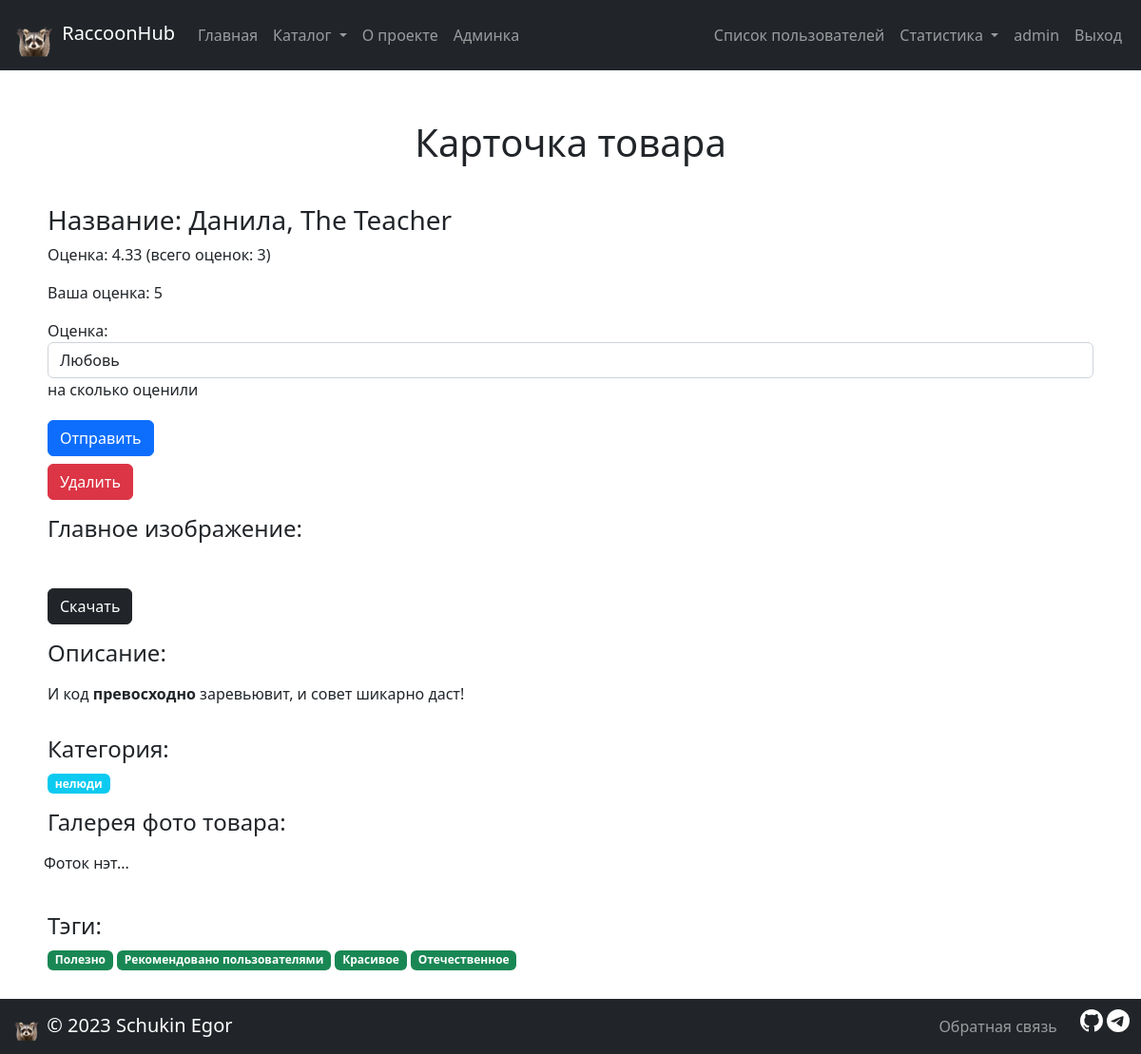
The page /catalog/5/ (signed in) on the database as committed earlier.
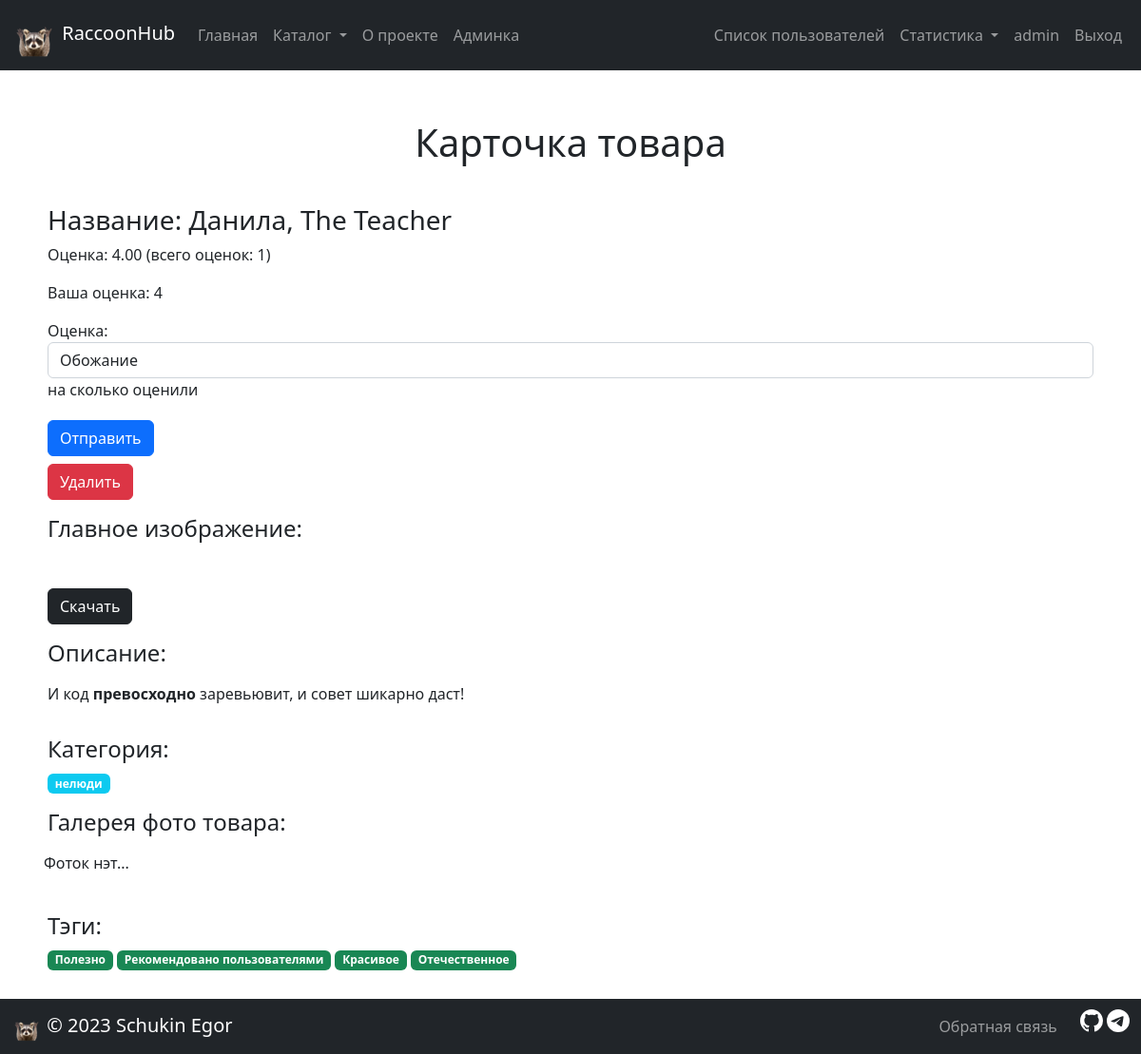
The same page on the database as committed later.
### catalog/models.py (models this page shows)
class Item(core.models.PublishedWithNameBaseModel):
    objects = catalog.managers.ItemManager()
    created_at = django.db.models.DateTimeField(
        auto_now_add=True,
        verbose_name='дата добавления товара',
    )
    updated_at = django.db.models.DateTimeField(
        auto_now=True,
        verbose_name='дата изменения товара',
    )
    is_on_main = django.db.models.BooleanField(
        verbose_name='публикация на главной странице',
        help_text='Публиковать товар на главной странице?',
        default=False,
    )
    category = django.db.models.ForeignKey(
        Category,
        verbose_name='категория',
        on_delete=django.db.models.CASCADE,
    )
    tags = django.db.models.ManyToManyField(
        Tag,
        verbose_name='тег',
    )
    text = ckeditor.fields.RichTextField(
        'описание',
        help_text='Описание(>2 символов, содержит "превосходно, роскошно")',
        validators=[
            catalog.validators.ValidateMustContain('превосходно', 'роскошно'),
        ],
        config_name='item_text_editor',
    )
    class Meta:
        ordering = ('name',)
        default_related_name = 'items'
        verbose_name = 'товар'
        verbose_name_plural = 'товары'

class Category(core.models.UniqueNameSlugBaseModel):
    weight = django.db.models.PositiveSmallIntegerField(
        'вес',
        help_text='Введите вес(число 0-100)',
        default=100,
        validators=[django.core.validators.MaxValueValidator(32767)],
    )
    class Meta:
        verbose_name = 'категория'
        verbose_name_plural = 'категории'

class Tag(core.models.UniqueNameSlugBaseModel):
    objects = catalog.managers.TagManager()
    class Meta:
        default_related_name = 'tags'
        verbose_name = 'тег'
        verbose_name_plural = 'теги'

### rating/models.py (models this page shows)
class Rating(models.Model):
    objects = RatingManager()
    RATING_CHOICES = [
        (1, _('Ненависть')),
        (2, _('Неприязнь')),
        (3, _('Нейтрально')),
        (4, _('Обожание')),
        (5, _('Любовь')),
    ]
    rating = models.PositiveSmallIntegerField(
        verbose_name='оценка',
        help_text='на сколько оценили',
        choices=RATING_CHOICES,
        blank=False,
        null=True,
    )
    created_at = models.DateTimeField(
        verbose_name='дата оценки',
        help_text='когда оценили',
        auto_now_add=True,
    )
    item = models.ForeignKey(
        Item,
        verbose_name='товар',
        help_text='какой товар оценили?',
        on_delete=models.CASCADE,
        related_name='rating',
    )
    user = models.ForeignKey(
        User,
        verbose_name='пользователь',
        help_text='кто оценил?',
        on_delete=models.CASCADE,
        related_name='rating',
    )
    class Meta:
        constraints = [
            models.UniqueConstraint(
                name='unique_rating', fields=['item', 'user']
            )
        ]
        verbose_name = 'оценка'
        verbose_name_plural = 'оценки'
        default_related_name = 'rating'

### catalog/views.py (the view)
# urls.py: path('<int:pk>/', views.ItemDetailView.as_view(), name='item_detail'),
class ItemDetailView(DetailView):
    rating_form_class = rating.forms.RatingForm
    template_name = 'catalog/item_detail.html'
    queryset = catalog.models.Item.objects.published().prefetch_related(
        django.db.models.Prefetch(
            rating.models.Rating.rating.field.name,
            queryset=rating.models.Rating.objects.all(),
        )
    )
    model = catalog.models.Item
    http_method_names = ['get', 'post', 'head']
    def get_context_data(self, **kwargs):
        context = super().get_context_data(**kwargs)
        ratings = context['item'].rating.all()
        if len(ratings) == 0:
            rating_average = 0
        else:
            rating_average = sum(map(lambda x: x.rating or 0, ratings)) / len(
                ratings
            )
        context['rating_avg'] = rating_average
        context['rating_form'] = self.rating_form_class()
        ratings_map_users = list(map(lambda x: x.user_id, ratings))
        context['user_rating'] = RATING_DOESNT_EXIST_VALUE
        user_rating = RATING_DOESNT_EXIST_VALUE
        if self.request.user.is_authenticated:
            if self.request.user.pk in ratings_map_users:
                rating_idx = ratings_map_users.index(self.request.user.pk)
                user_rating = ratings[rating_idx]
                if user_rating.rating is None:
                    user_rating = RATING_DOESNT_EXIST_VALUE
                context['user_rating'] = user_rating
                context['rating_form'] = self.rating_form_class(
                    instance=user_rating
                )
        return context
    def post(self, request, *args, **kwargs):
        rating_form = self.rating_form_class(request.POST or None)
        self.object = self.get_object()
        context = self.get_context_data(**kwargs)
        user_rating = context['user_rating']
        if rating_form.is_valid() and request.user.is_authenticated:
            if user_rating != RATING_DOESNT_EXIST_VALUE:
                user_rating.rating = rating_form.cleaned_data['rating']
                user_rating.save()
                messages.success(request, 'Оценка изменена')
            else:
                rating.models.Rating.objects.create(
                    rating=rating_form.cleaned_data['rating'],
                    item=self.object,
                    user=request.user,
                )
                messages.success(request, 'Оценка поставлена')
        if (
            'delete' in request.POST
            and request.user.is_authenticated
            and user_rating != RATING_DOESNT_EXIST_VALUE
        ):
            user_rating.delete()
            messages.success(request, 'Оценка удалена')
        return django.shortcuts.redirect(
            'catalog:item_detail', pk=kwargs.get('pk')
        )

### rating/forms.py
class RatingForm(BootstrapForm):
    class Meta:
        model = Rating
        fields = (Rating.rating.field.name,)

### core/models.py (called while the page is built)
    def get_image_300x300(self):
        return sorl.thumbnail.get_thumbnail(
            self.image, '300x300', crop='center', quality=65
        )

    def image_tmb(self):
        if self.image:
            return django.utils.html.mark_safe(
                f'<img src="{self.get_image_300x300().url}">'
            )
        self.image_tmb.short_description = 'превью'
        return '(Фото товара)'

### users/context_processors.py (called while the page is built)
def birthday_persons(request):
    active_users_with_birthday = (
        users.models.ProxyUser.objects.active().filter(
            profile__birthday__isnull=False
        )
    )
    have_birthday_today = []
    if active_users_with_birthday:
        have_birthday_today = active_users_with_birthday.filter(
            profile__birthday__day=timezone.now().date().day,
            profile__birthday__month=timezone.now().date().month,
            profile__birthday__year__lte=timezone.now().date().year,
        ).values(
            users.models.ProxyUser.id.field.name,
            users.models.ProxyUser.username.field.name,
            users.models.ProxyUser.email.field.name,
        )
    return {'birthday_persons': have_birthday_today}

### templates/catalog/item_detail.html (shortened to what this page needs)
{% extends 'base.html' %}
{% load static %}
{% load i18n %}
{% block content %}
  <div class="container">
    <div class="d-flex justify-content-center">
      <div class="text-wrap p-3" id="item_header">
        <h1>{% translate 'Карточка товара' %}</h1>
      </div>
    </div>
    <div class="align-self-center p-2">
      <h3>{% translate 'Название' %}: {{ item.name }}</h3>
      <div>
        <p>Оценка: {{ rating_avg|floatformat:2 }} (всего оценок: {{ item.rating.all|length }})</p>
        {% if request.user.is_authenticated %}
          {% if user_rating != 0 %}
            <p>Ваша оценка: {{ user_rating.rating }}</p>
            {% else %}
            <p>Вы не поставили оценку</p>
          {% endif %}
          <div class="mt-2">
            <form method="POST">
              {% include "includes/form.html" with form=rating_form %}
              <button class="btn btn-primary mt-1" type="submit">Отправить</button>
            </form>
            <form class="mt-2" method="POST">
              <button class="btn btn-danger" type="submit" name="delete" value="yes">Удалить</button>
            </form>
          </div>
        {% endif %}
      </div>
    </div>
    {% if item.main_image.image.url %}
      <div class="align-self-center p-2">
        <h4>{% translate 'Главное изображение' %}:</h4>
      </div>
      <div class="align-self-center p-2">
        <a class="btn btn-dark" download="proposed_file_name" href="{{ item.main_image.image.url }}" role="button">{% translate 'Скачать' %}</a>
      </div>
    {% endif %}
    <div class="align-self-center p-2">
      <h4>{% translate 'Описание' %}:</h4>
      <p class="text-break">{{ item.text|safe }}</p>
    </div>
    <div class="align-self-center p-2">
      <h4>{% translate 'Категория' %}: </h4>
      <span class="badge badge-pill bg-info">{{ item.category.name }}</span>
    </div>
    <div class="align-self-center p-2">
      <h4>{% translate 'Галерея фото товара' %}:</h4>
      <div class="row row-cols-3">
        {% for img_obj in item.description_images.all %}
          <div class="col-sm-6 mb-3">
            <div class="card border-0 text-center">
              {{ img_obj.image_tmb }}
              <div class="card-body">
                <a class="btn btn-dark" download="proposed_file_name" href="{{ img_obj.image.url }}" role="button">{% translate 'Скачать картинку выше' %}</a>
              </div>
            </div>
          </div>
        {% empty %}
          <div class="align-self-center p-2">
            <p>{% translate 'Фоток нэт' %}...</p>
          </div>
        {% endfor %}
      </div>
    </div>
    <div class="align-self-center p-2 md-auto">
      <h4>{% translate 'Тэги' %}:</h4>
      {% for tag in item.tags.all %}
        <span class="badge badge-pill bg-success">{{ tag.name }}</span>
      {% endfor %}
    </div>
  </div>
{% endblock %}

### templates/base.html (shortened to what this page needs)
{% load static %}
{% load i18n %}
<!DOCTYPE html>
<html lang="ru">
  <head>
  </head>
  <body>
    <link href="{% static 'css/bootstrap.min.css' %}" rel="stylesheet">
    <link href="{% static 'css/own_style.css' %}" rel="stylesheet">
    {% include "includes/header.html" %}
    <main style="margin-top: 4.6rem">
      {% block content %}{% endblock %}
    </main>
    {% include "includes/footer.html" %}
  </body>

### templates/includes/header.html (shortened to what this page needs)
{% load static %}
{% load i18n %}
<header>
  <nav class="navbar navbar-expand-lg navbar-dark fixed-top bg-dark">
    <div class="container-fluid">
      {% with request.resolver_match.view_name as view_name %}
        <a class="navbar-brand {% if view_name == 'homepage:index' %}disabled{% endif %}" href="/">
      {% endwith %}
          <img src="{% static 'favicon/favicon.ico' %}"  class="d-inline-block" alt="Логотип">
          RaccoonHub
        </a>
      <div class="collapse navbar-collapse" id="navbarNavAltMarkup">
        {% with request.resolver_match.view_name as view_name %}
          <ul class="navbar-nav">
            <li class="nav-item"><a class="nav-link {% if view_name == 'homepage:index' %}active disabled{% endif %}" aria-current="page" href="{% url 'homepage:index' %}">{% translate 'Главная' %}</a></li>
            <li class="nav-item dropdown">
              <a class="nav-link dropdown-toggle" id="navbarDarkDropdownMenuLink" role="button" data-bs-toggle="dropdown" aria-expanded="false">
               {% translate 'Каталог' %}
              </a>
            </li>
            <li class="nav-item"><a class="nav-link {% if view_name == 'about:description' %}active disabled{% endif %}" href="{% url 'about:description' %}">{% translate 'О проекте' %}</a></li>
            {% if request.user.is_superuser %}
              <li class="nav-item"><a class="nav-link {% if view_name == 'admin:index' %}active disabled{% endif %}" href="{% url 'admin:index' %}">{% translate 'Админка' %}</a></li>
            {% endif %}
          </ul>
            <ul class="navbar-nav ms-auto mb-2 mb-lg-0">
            {% if not request.user.is_authenticated %}
              <li class="nav-item p-1"><a class="nav-link btn btn-outline-light {% if view_name == 'auth:login' %}active disabled{% endif %}" href="{% url 'auth:login' %}">{% translate 'Вход' %}</a></li>
              <li class="nav-item p-1"><a class="nav-link btn btn-warning {% if view_name == 'auth:signup' %}active disabled{% endif %}" href="{% url 'auth:signup' %}">{% translate 'Регистрация' %}</a></li>
            {% else %}
              <li class="nav-item"><a class="nav-link {% if view_name == 'users:user_list' %}active disabled{% endif %}" href="{% url 'users:user_list' %}">{% translate 'Список пользователей' %}</a></li>
              <li class="nav-item dropdown">
                <a class="nav-link dropdown-toggle" id="navbarDarkDropdownMenuLink" role="button" data-bs-toggle="dropdown" aria-expanded="false">
                 {% translate 'Статистика' %}
                </a>
              </li>
              <li class="nav-item"><a class="nav-link {% if view_name == 'users:profile' %}active disabled{% endif %}" href="{% url 'users:profile' %}">{{ request.user.get_username }}</a></li>
              <li class="nav-item"><a class="nav-link {% if view_name == 'auth:logout' %}active disabled{% endif %}" href="{% url 'auth:logout' %}">{% translate 'Выход' %}</a></li>
            {% endif %}
          </ul>
        {% endwith %}
      </div>
    </div>
  </nav>
</header>

### templates/includes/form.html (shortened to what this page needs)
<div class="form-group" style="margin-bottom: 0.3em!important;">
{% for field in form %}
<div class="mb-3">
  {{ field.label_tag }}
  {{ field }}
    {% if field.help_text %}
      <p class="help">{{ field.help_text | safe }}</p>
    {% endif %}
</div>
{% endfor %}
</div>

### templates/includes/footer.html (shortened to what this page needs)
{% load static %}
{% load i18n %}
<footer style="margin-top: 5em;">
  <nav class="navbar navbar-expand-lg fixed-bottom navbar-dark bg-dark">
    <div class="container-fluid">
      {% with request.resolver_match.view_name as view_name %}
        <a class="navbar-brand {% if view_name == 'homepage:index' %}disabled{% endif %}" href="/">
      {% endwith %}
          <img src="{% static 'img/logo/favicon-32x32.png' %}"  class="d-inline-block align-top" alt="Логотип">
          {% now "Y" as current_year %}
            <span id="footer_date">© {{ current_year }} Schukin Egor</span>
        </a>
      <ul class="navbar-nav nav col-md-4 justify-content-end list-unstyled d-flex">
        {% with request.resolver_match.view_name as view_name %}
          <li class="nav-item"><a class="nav-link {% if view_name == 'feedback:feedback' %}active disabled{% endif %}" href="{% url 'feedback:feedback' %}">{% translate 'Обратная связь' %}</a>
        {% endwith %}
        <li class="ms-3">
          <a class="text-muted" href="https://github.com/code-n-cry" target="_blank"><img src="{% static 'favicon/github.svg' %}" alt="Иконка GitHub"></a>
          <a class="text-muted" href="https://t.me/brown_eyed_minion" target="_blank"><img src="{% static 'favicon/telegram.svg' %}" alt="Иконка Telegram"></a>
        </li>
      </ul>
    </div>
  </nav>
</footer>

### static_dev/css/own_style.css (style rules this page uses)
#raccoon_header, #hub_header, #catalog_header, #about_header_img, #item_header { font-size: large; margin-top: 2em !important; margin-bottom: 0.5em !important; border-radius: 17px !important; }

Rows that differ between the two databases and show on the page:
computed for Item "Данила, The Teacher": rating.all|length "3" → "1"
changed Rating: rating "5" → "4"; rating "Любовь" → "Обожание"
Other text that changed with them:
{{ rating_avg|floatformat:2 }}: "4.33" → "4.00"
